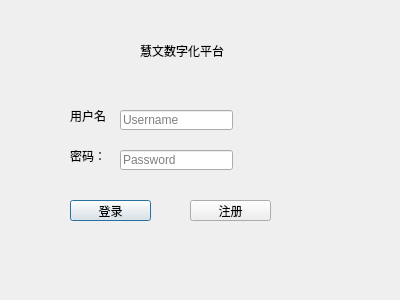
<?xml version="1.0" encoding="UTF-8"?>
<ui version="4.0">
 <class>Login</class>
 <widget class="QDialog" name="Login">
  <property name="geometry">
   <rect>
    <x>0</x>
    <y>0</y>
    <width>400</width>
    <height>300</height>
   </rect>
  </property>
  <property name="windowTitle">
   <string>Dialog</string>
  </property>
  <widget class="QLabel" name="label">
   <property name="geometry">
    <rect>
     <x>140</x>
     <y>40</y>
     <width>101</width>
     <height>21</height>
    </rect>
   </property>
   <property name="text">
    <string>慧文数字化平台</string>
   </property>
  </widget>
  <widget class="QLabel" name="label_2">
   <property name="geometry">
    <rect>
     <x>70</x>
     <y>110</y>
     <width>40</width>
     <height>12</height>
    </rect>
   </property>
   <property name="text">
    <string>用户名：</string>
   </property>
  </widget>
  <widget class="QLabel" name="label_3">
   <property name="geometry">
    <rect>
     <x>70</x>
     <y>150</y>
     <width>40</width>
     <height>12</height>
    </rect>
   </property>
   <property name="text">
    <string>密码：</string>
   </property>
  </widget>
  <widget class="QLineEdit" name="userEdit">
   <property name="geometry">
    <rect>
     <x>120</x>
     <y>110</y>
     <width>113</width>
     <height>20</height>
    </rect>
   </property>
   <property name="inputMask">
    <string/>
   </property>
   <property name="placeholderText">
    <string>Username</string>
   </property>
  </widget>
  <widget class="QLineEdit" name="pwdEdit">
   <property name="geometry">
    <rect>
     <x>120</x>
     <y>150</y>
     <width>113</width>
     <height>20</height>
    </rect>
   </property>
   <property name="placeholderText">
    <string>Password</string>
   </property>
  </widget>
  <widget class="QPushButton" name="loginBtn">
   <property name="geometry">
    <rect>
     <x>70</x>
     <y>200</y>
     <width>81</width>
     <height>21</height>
    </rect>
   </property>
   <property name="text">
    <string>登录</string>
   </property>
  </widget>
  <widget class="QPushButton" name="registerBtn">
   <property name="geometry">
    <rect>
     <x>190</x>
     <y>200</y>
     <width>81</width>
     <height>21</height>
    </rect>
   </property>
   <property name="text">
    <string>注册</string>
   </property>
  </widget>
 </widget>
 <resources/>
 <connections/>
</ui>
